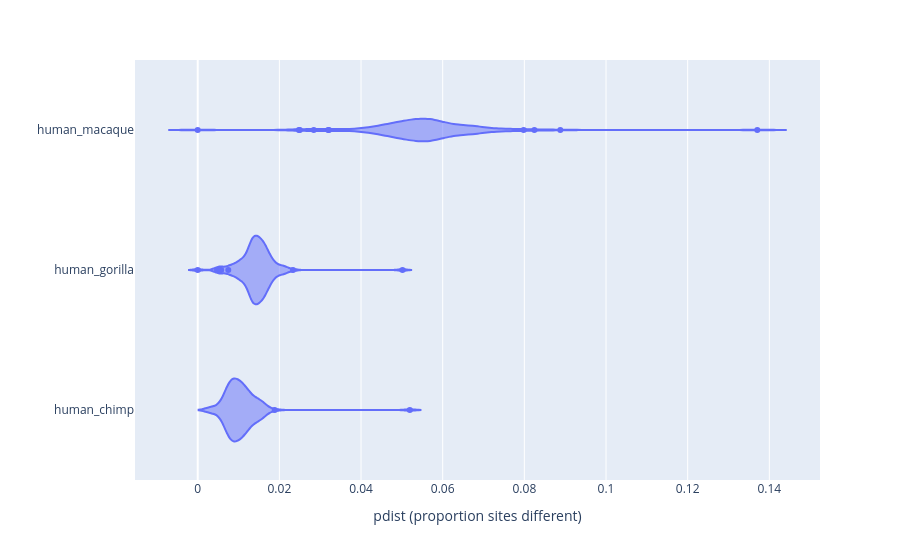

Notebook source saved alongside this figure:
### Code cell
from rich.progress import track
import pathlib
import pandas as pd
import plotly.express as px
import cogent3

# Define paths for each species pair
paths = {
    "human_chimp": pathlib.Path('/home/richard/source/madb_data/thesis_data/human_chimp/ensembl_alignments/'),
    "human_gorilla": pathlib.Path('/home/richard/source/madb_data/thesis_data/human_gorilla/ensembl_alignments/'),
    "human_macaque": pathlib.Path('/home/richard/source/madb_data/thesis_data/human_macaque/ensembl_alignments/')
}

pdists = []

# Iterate over each pair and calculate distances
for pair, path in paths.items():
    for fn in track(list(path.glob('*.fa')), description=f"Processing {pair}"):
        aln = cogent3.load_aligned_seqs(fn, moltype='dna')
        pdist = aln.distance_matrix(calc='pdist')
        pdists.append((pair, pdist[0, 1]))

# Convert the list of tuples into a DataFrame for easier plotting
df = pd.DataFrame(pdists, columns=["Pair", "Distance"])

# Create a violin plot with updated axis labels and no legend
fig = px.violin(
    df,
    x="Distance",
    y="Pair",
    orientation='h',
    labels={"Distance": "pdist (proportion sites different)", "Pair": ""},
    color_discrete_sequence=["#636EFA", "#EF553B", "#00CC96"]  # Optional: consistent colors
)

# Remove the legend
fig.update_layout(showlegend=False)

figures_dir = pathlib.Path("..") / "figures"
figures_dir.mkdir(parents=True, exist_ok=True)

fig.write_image(figures_dir / "pdist_pairs.png", width=800, height=800)

fig.show()

### Figure 1 — Plotly figure (JSON) as saved in the notebook; plotly's stock layout.template omitted (floating-point values rounded to 4 significant figures; data arrays with more than 128 entries replaced by an {"elided": "..."} marker saying what was removed)
{"data": [{"alignmentgroup": "True", "box": {"visible": false}, "hovertemplate": "pdist (proportion sites different)=%{x}<br>=%{y}<extra></extra>", "legendgroup": "", "marker": {"color": "#636EFA"}, "name": "", "offsetgroup": "", "orientation": "h", "scalegroup": "True", "showlegend": false, "type": "violin", "x": {"elided": "333 float values"}, "x0": " ", "xaxis": "x", "y": {"elided": "333 str values"}, "y0": " ", "yaxis": "y"}], "layout": {"legend": {"tracegroupgap": 0}, "margin": {"t": 60}, "showlegend": false, "violinmode": "group", "xaxis": {"anchor": "y", "domain": [0, 1], "title": {"text": "pdist (proportion sites different)"}}, "yaxis": {"anchor": "x", "domain": [0, 1], "title": {"text": ""}}}}
